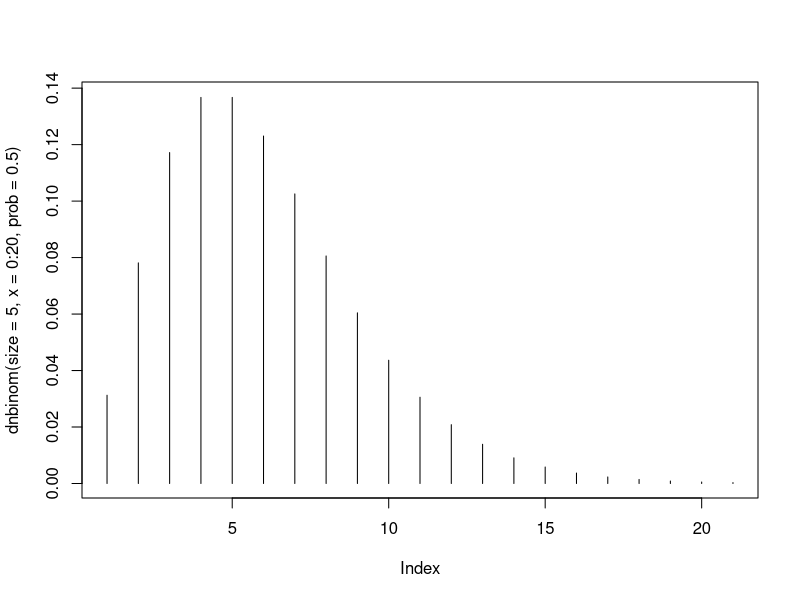
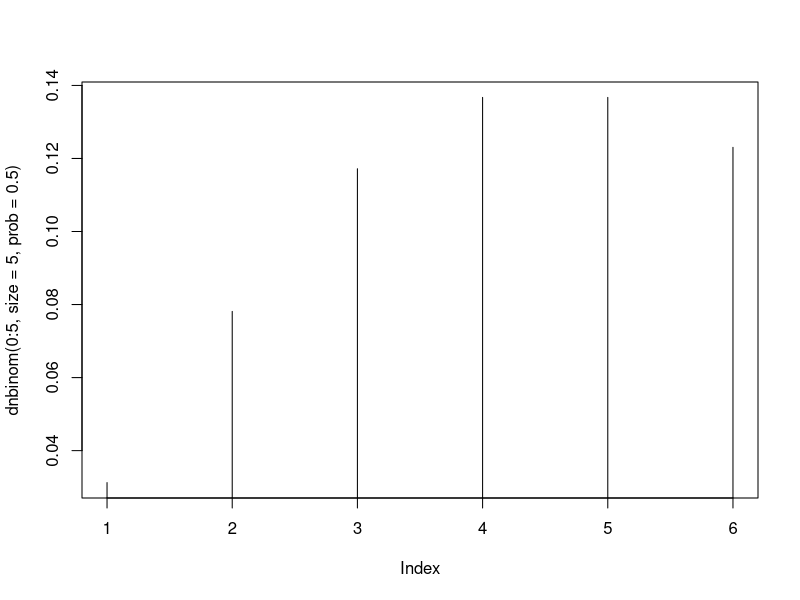

Generate these figures, in order, with R:
## ---- chunk 1
knitr::opts_chunk$set(echo = TRUE)
## ---- chunk 2
plot(x = dnbinom(size = 5, x = 0:20, prob = 0.5), type="h")
## ---- chunk 3
plot(x=dnbinom(0:5,size = 5, prob = 0.5), type="h")
